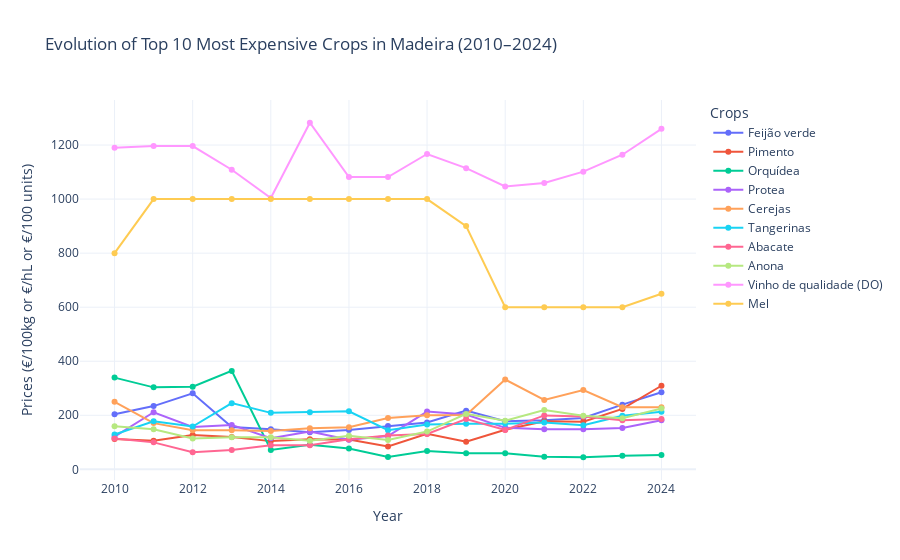

Notebook cell for this chart:
### Code cell
import plotly.express as px

# 1. descobrir as 10 culturas com preços médios mais altos
top10_crops = (
    df_long_crops.groupby("produtos_agricolas")["Preco"]
    .mean()
    .nlargest(10)
    .index
)

# 2. filtrar só essas culturas
df_top10_prices = df_long_crops[df_long_crops["produtos_agricolas"].isin(top10_crops)].copy()

# garantir que Ano é inteiro
df_top10_prices["Ano"] = df_top10_prices["Ano"].astype(int)

# 3. gráfico interativo
fig = px.line(
    df_top10_prices,
    x="Ano",
    y="Preco",
    color="produtos_agricolas",
    markers=True,
    title="Evolution of Top 10 Most Expensive Crops in Madeira (2010–2024)"
)

# layout
fig.update_layout(
    xaxis_title="Year",
    yaxis_title="Prices (€/100kg or €/hL or €/100 units)",
    legend_title="Crops",
    template="plotly_white"
)

fig.show()

### Figure 1 — Plotly figure (JSON) as saved in the notebook; plotly's stock layout.template omitted (floating-point values rounded to 4 significant figures)
{"data": [{"hovertemplate": "produtos_agricolas=Feijão verde<br>Ano=%{x}<br>Preco=%{y}<extra></extra>", "legendgroup": "Feijão verde", "line": {"color": "#636efa", "dash": "solid"}, "marker": {"symbol": "circle"}, "mode": "lines+markers", "name": "Feijão verde", "orientation": "v", "showlegend": true, "type": "scatter", "x": [2010, 2011, 2012, 2013, 2014, 2015, 2016, 2017, 2018, 2019, 2020, 2021, 2022, 2023, 2024], "xaxis": "x", "y": [203.6, 234.0, 281.3, 156.6, 148.3, 136.9, 145.2, 160.0, 173.0, 217.2, 177.9, 181.7, 190.3, 239.4, 285.1], "yaxis": "y"}, {"hovertemplate": "produtos_agricolas=Pimento<br>Ano=%{x}<br>Preco=%{y}<extra></extra>", "legendgroup": "Pimento", "line": {"color": "#EF553B", "dash": "solid"}, "marker": {"symbol": "circle"}, "mode": "lines+markers", "name": "Pimento", "orientation": "v", "showlegend": true, "type": "scatter", "x": [2010, 2011, 2012, 2013, 2014, 2015, 2016, 2017, 2018, 2019, 2020, 2021, 2022, 2023, 2024], "xaxis": "x", "y": [112.3, 106.2, 127.2, 119.5, 104.4, 110.9, 110.1, 84.56, 131.8, 102.0, 146.7, 178.2, 176.4, 223.5, 309.2], "yaxis": "y"}, {"hovertemplate": "produtos_agricolas=Orquídea<br>Ano=%{x}<br>Preco=%{y}<extra></extra>", "legendgroup": "Orquídea", "line": {"color": "#00cc96", "dash": "solid"}, "marker": {"symbol": "circle"}, "mode": "lines+markers", "name": "Orquídea", "orientation": "v", "showlegend": true, "type": "scatter", "x": [2010, 2011, 2012, 2013, 2014, 2015, 2016, 2017, 2018, 2019, 2020, 2021, 2022, 2023, 2024], "xaxis": "x", "y": [339.4, 303.3, 305.6, 364.2, 71.53, 90.72, 77.25, 46.09, 68.09, 59.91, 59.25, 46.5, 44.72, 50.4, 52.77], "yaxis": "y"}, {"hovertemplate": "produtos_agricolas=Protea<br>Ano=%{x}<br>Preco=%{y}<extra></extra>", "legendgroup": "Protea", "line": {"color": "#ab63fa", "dash": "solid"}, "marker": {"symbol": "circle"}, "mode": "lines+markers", "name": "Protea", "orientation": "v", "showlegend": true, "type": "scatter", "x": [2010, 2011, 2012, 2013, 2014, 2015, 2016, 2017, 2018, 2019, 2020, 2021, 2022, 2023, 2024], "xaxis": "x", "y": [120.8, 211.2, 157.0, 164.4, 115.2, 140.3, 109.3, 123.2, 213.9, 203.1, 153.6, 148.7, 148.7, 152.8, 181.3], "yaxis": "y"}, {"hovertemplate": "produtos_agricolas=Cerejas<br>Ano=%{x}<br>Preco=%{y}<extra></extra>", "legendgroup": "Cerejas", "line": {"color": "#FFA15A", "dash": "solid"}, "marker": {"symbol": "circle"}, "mode": "lines+markers", "name": "Cerejas", "orientation": "v", "showlegend": true, "type": "scatter", "x": [2010, 2011, 2012, 2013, 2014, 2015, 2016, 2017, 2018, 2019, 2020, 2021, 2022, 2023, 2024], "xaxis": "x", "y": [250.0, 171.0, 145.0, 145.0, 142.0, 152.0, 156.0, 190.0, 200.0, 201.0, 332.2, 257.0, 293.6, 230.0, 230.0], "yaxis": "y"}, {"hovertemplate": "produtos_agricolas=Tangerinas<br>Ano=%{x}<br>Preco=%{y}<extra></extra>", "legendgroup": "Tangerinas", "line": {"color": "#19d3f3", "dash": "solid"}, "marker": {"symbol": "circle"}, "mode": "lines+markers", "name": "Tangerinas", "orientation": "v", "showlegend": true, "type": "scatter", "x": [2010, 2011, 2012, 2013, 2014, 2015, 2016, 2017, 2018, 2019, 2020, 2021, 2022, 2023, 2024], "xaxis": "x", "y": [128.8, 177.5, 158.5, 245.0, 209.0, 211.5, 215.0, 145.0, 165.5, 169.0, 169.0, 173.0, 163.5, 198.0, 213.0], "yaxis": "y"}, {"hovertemplate": "produtos_agricolas=Abacate<br>Ano=%{x}<br>Preco=%{y}<extra></extra>", "legendgroup": "Abacate", "line": {"color": "#FF6692", "dash": "solid"}, "marker": {"symbol": "circle"}, "mode": "lines+markers", "name": "Abacate", "orientation": "v", "showlegend": true, "type": "scatter", "x": [2010, 2011, 2012, 2013, 2014, 2015, 2016, 2017, 2018, 2019, 2020, 2021, 2022, 2023, 2024], "xaxis": "x", "y": [113.8, 99.77, 62.95, 71.9, 89.41, 88.97, 111.3, 125.4, 130.7, 186.2, 145.6, 199.6, 195.2, 181.7, 186.5], "yaxis": "y"}, {"hovertemplate": "produtos_agricolas=Anona<br>Ano=%{x}<br>Preco=%{y}<extra></extra>", "legendgroup": "Anona", "line": {"color": "#B6E880", "dash": "solid"}, "marker": {"symbol": "circle"}, "mode": "lines+markers", "name": "Anona", "orientation": "v", "showlegend": true, "type": "scatter", "x": [2010, 2011, 2012, 2013, 2014, 2015, 2016, 2017, 2018, 2019, 2020, 2021, 2022, 2023, 2024], "xaxis": "x", "y": [159.3, 148.2, 113.8, 118.7, 119.1, 105.6, 124.5, 108.9, 139.8, 205.2, 179.8, 219.5, 198.4, 189.3, 224.8], "yaxis": "y"}, {"hovertemplate": "produtos_agricolas=Vinho de qualidade (DO)<br>Ano=%{x}<br>Preco=%{y}<extra></extra>", "legendgroup": "Vinho de qualidade (DO)", "line": {"color": "#FF97FF", "dash": "solid"}, "marker": {"symbol": "circle"}, "mode": "lines+markers", "name": "Vinho de qualidade (DO)", "orientation": "v", "showlegend": true, "type": "scatter", "x": [2010, 2011, 2012, 2013, 2014, 2015, 2016, 2017, 2018, 2019, 2020, 2021, 2022, 2023, 2024], "xaxis": "x", "y": [1190.0, 1196.0, 1196.0, 1108.0, 1004.0, 1282.0, 1082.0, 1082.0, 1167.0, 1115.0, 1047.0, 1060.0, 1102.0, 1164.0, 1260.0], "yaxis": "y"}, {"hovertemplate": "produtos_agricolas=Mel<br>Ano=%{x}<br>Preco=%{y}<extra></extra>", "legendgroup": "Mel", "line": {"color": "#FECB52", "dash": "solid"}, "marker": {"symbol": "circle"}, "mode": "lines+markers", "name": "Mel", "orientation": "v", "showlegend": true, "type": "scatter", "x": [2010, 2011, 2012, 2013, 2014, 2015, 2016, 2017, 2018, 2019, 2020, 2021, 2022, 2023, 2024], "xaxis": "x", "y": [800.0, 1000.0, 1000.0, 1000.0, 1000.0, 1000.0, 1000.0, 1000.0, 1000.0, 900.0, 600.0, 600.0, 600.0, 600.0, 650.0], "yaxis": "y"}], "layout": {"legend": {"title": {"text": "Crops"}, "tracegroupgap": 0}, "title": {"text": "Evolution of Top 10 Most Expensive Crops in Madeira (2010–2024)"}, "xaxis": {"anchor": "y", "domain": [0, 1], "title": {"text": "Year"}}, "yaxis": {"anchor": "x", "domain": [0, 1], "title": {"text": "Prices (€/100kg or €/hL or €/100 units)"}}}}
